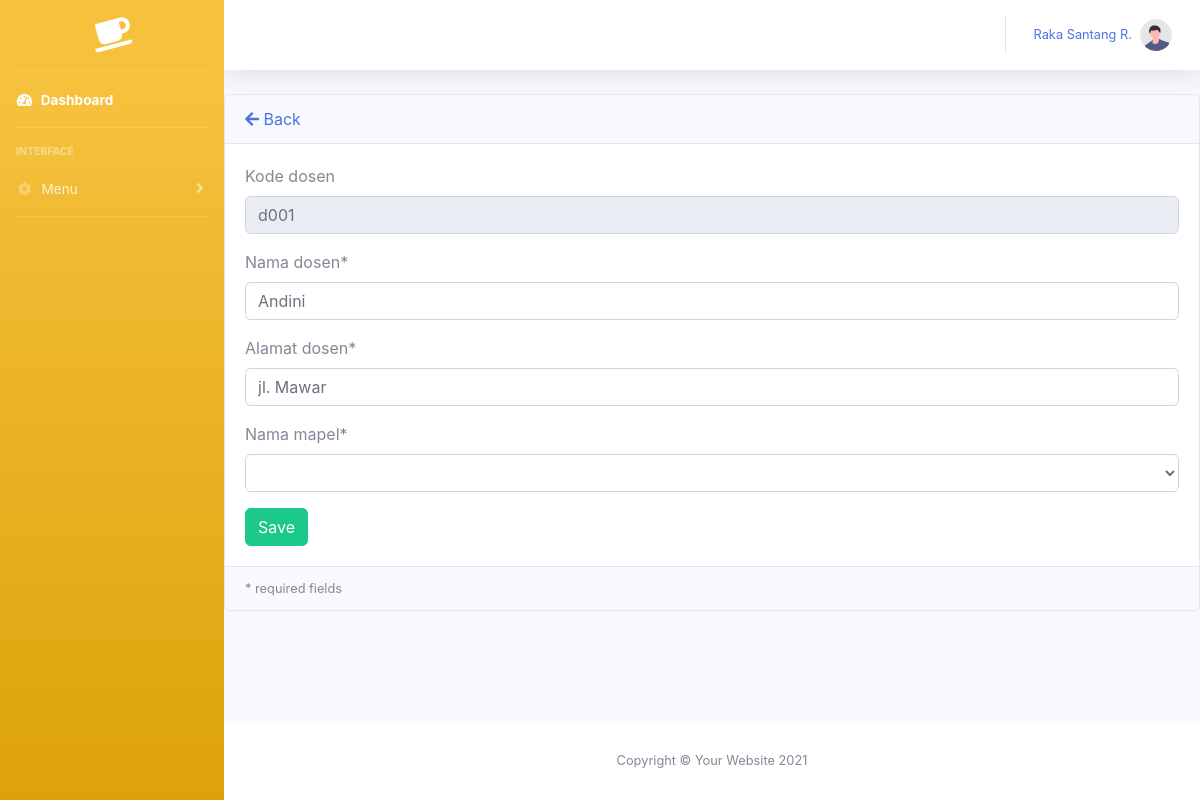
Page /dosen/edit/d001 on the committed database.
### tables this page shows
CREATE TABLE `dosen` (
  `kd_dosen` char(10) NOT NULL,
  `nama_dosen` varchar(255) NOT NULL,
  `alamat_dosen` varchar(255) NOT NULL,
  `kd_mapel` char(10) NOT NULL
);

### application/controllers/Dosen.php (called while the page is built, shortened)
<?php
class Dosen extends CI_Controller
{
    public function __construct()
    {
        $this->load->model('dosen_model');
        $this->load->library('form_validation');
    }
    public function edit($kd_dosen)
    {
        $data['title'] = 'Dosen | Edit';
        $data['mapels'] = $this->dosen_model->getMapel();
        $data['dosen'] = $this->dosen_model->getById($kd_dosen);
        return $this->load->view('dosen/edit', $data);
    }
}

### index.php (called while the page is built, shortened)
<?php
require_once BASEPATH.'core/CodeIgniter.php';

### application/models/Dosen_model.php (called while the page is built, shortened)
<?php
class Dosen_model extends CI_Model
{
    private $table = 'dosen';
    public function getById($id)
    {
        return $this->db->get_where($this->table, ["kd_dosen" => $id])->row();
    }
    public function getMapel()
    {
        $sql = "SELECT * FROM mapel";
        return $this->db->query($sql)->result();
    }
}

### application/views/dosen/edit.php (the view, shortened to what this page needs)
<!DOCTYPE html>
<html lang="en">
<head>
</head>
<body id="page-top">
    <div id="wrapper">
        <div id="content-wrapper" class="d-flex flex-column">
            <div id="content">
                <div class="card mb-3">
                    <div class="card-header">
                        <a href="<?= site_url('dosen/') ?>"><i class="fas fa-arrow-left"></i>
                            Back</a>
                    </div>
                    <div class="card-body">
                        <form action="<?= site_url('dosen/update'); ?>" method="post" enctype="multipart/form-data">
                            <div class="form-group">
                                <label for="kd_dosen">Kode dosen</label>
                                <input class="form-control <?= form_error('kd_dosen') ? 'is-invalid' : '' ?>" type="text" name="kd_dosen" readonly min="0" placeholder="Kode dosen" value="<?= $dosen->kd_dosen ?>" />
                            </div>
                            <div class="form-group">
                                <label for="nama_dosen">Nama dosen*</label>
                                <input class="form-control <?= form_error('nama_dosen') ? 'is-invalid' : '' ?>" type="text" name="nama_dosen" min="0" placeholder="Nama dosen" value="<?= $dosen->nama_dosen ?>" />
                            </div>
                            <div class="form-group">
                                <label for="alamat_dosen">Alamat dosen*</label>
                                <input class="form-control <?= form_error('alamat_dosen') ? 'is-invalid' : '' ?>" type="text" name="alamat_dosen" min="0" placeholder="Alamat dosen" value="<?= $dosen->alamat_dosen ?>" />
                            </div>
                            <div class="form-group">
                                <label for="kd_mapel">Nama mapel*</label>
                                <select class="form-control <?= form_error('kd_mapel') ? 'is-invalid' : '' ?>" name="kd_mapel">
                                    <?php foreach ($mapels as $mapel) : ?>
                                        <option value="<?= $mapel->kd_mapel; ?>"><?= $mapel->nama_mapel; ?></option>
                                    <?php endforeach; ?>
                                </select>
                            </div>
                            <input class="btn btn-success" type="submit" name="btn" value="Save" />
                        </form>
                    </div>
                    <div class="card-footer small text-muted">
                        * required fields
                    </div>
                </div>
            </div>
        </div>
    </div>
</body>
</html>

### rows in the picture
dosen: kd_dosen "d001", nama_dosen "Andini", alamat_dosen "jl. Mawar"
